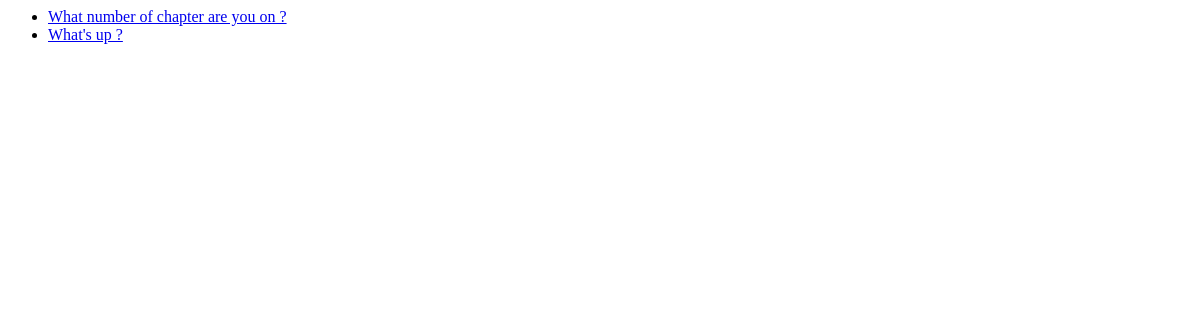
/polls/, run on an earlier commit of the app's database.
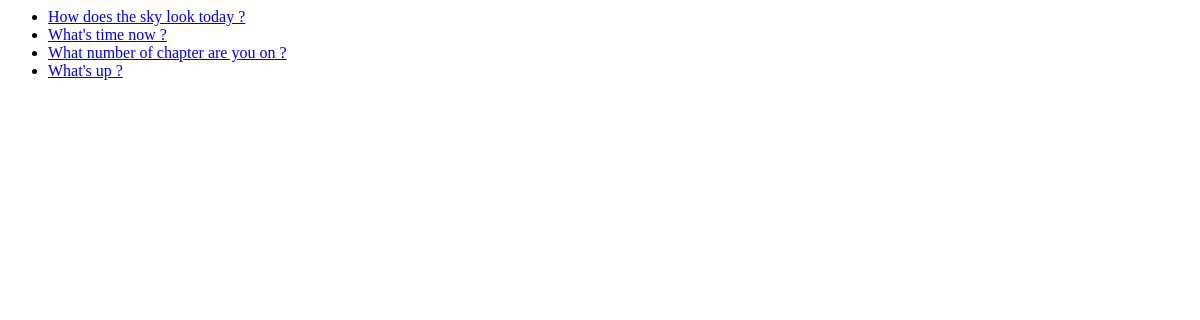
And on a later commit of the database.
### polls/models.py (models this page shows, shortened)
class Question(models.Model):
    question_text = models.CharField(max_length=200)
    pub_date = models.DateTimeField('date published')

### polls/views.py (the view)
# urls.py: path('', views.index, name='index'),
def index(request):
    latest_question_list = Question.objects.order_by('-pub_date')[:5]
    context = {
        'latest_question_list': latest_question_list,
    }
    return render(request, 'polls/index.html', context)

### polls/templates/polls/index.html
{% if latest_question_list %}
    <ul>
        {% for question in latest_question_list %}
            <li>
                <a href="{% url 'polls.detail' question.id %}"> {{ question.question_text }}</a>
                <br/>
            </li>
        {% endfor %}
    </ul>
{% else %}
    <p>
        No polls are avilable.
    </p>
{% endif %}

What changed in the data, as far as the page shows it:
added Question: question_text "How does the sky look today ?"
added Question: question_text "What's time now ?"
